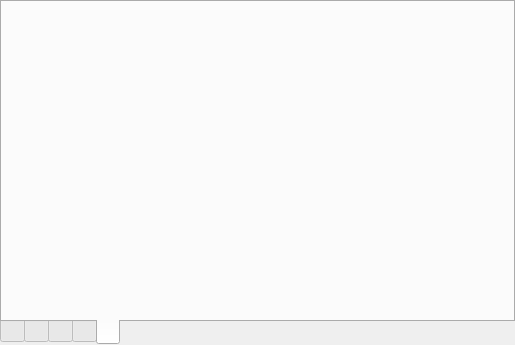
<?xml version="1.0" encoding="UTF-8"?>
<ui version="4.0">
 <class>SelectEmojiWidget</class>
 <widget class="QTabWidget" name="SelectEmojiWidget">
  <property name="geometry">
   <rect>
    <x>0</x>
    <y>0</y>
    <width>515</width>
    <height>345</height>
   </rect>
  </property>
  <property name="windowTitle">
   <string>Select moji</string>
  </property>
  <property name="autoFillBackground">
   <bool>true</bool>
  </property>
  <property name="tabPosition">
   <enum>QTabWidget::South</enum>
  </property>
  <property name="currentIndex">
   <number>4</number>
  </property>
  <property name="iconSize">
   <size>
    <width>48</width>
    <height>48</height>
   </size>
  </property>
  <property name="elideMode">
   <enum>Qt::ElideNone</enum>
  </property>
  <property name="movable">
   <bool>false</bool>
  </property>
  <widget class="QWidget" name="emoji1">
   <attribute name="title">
    <string/>
   </attribute>
  </widget>
  <widget class="QWidget" name="emoji2">
   <attribute name="title">
    <string/>
   </attribute>
  </widget>
  <widget class="QWidget" name="emoji3">
   <attribute name="title">
    <string/>
   </attribute>
  </widget>
  <widget class="QWidget" name="emoji4">
   <attribute name="title">
    <string/>
   </attribute>
  </widget>
  <widget class="QWidget" name="emoji5">
   <attribute name="title">
    <string/>
   </attribute>
  </widget>
 </widget>
 <resources/>
 <connections/>
</ui>
